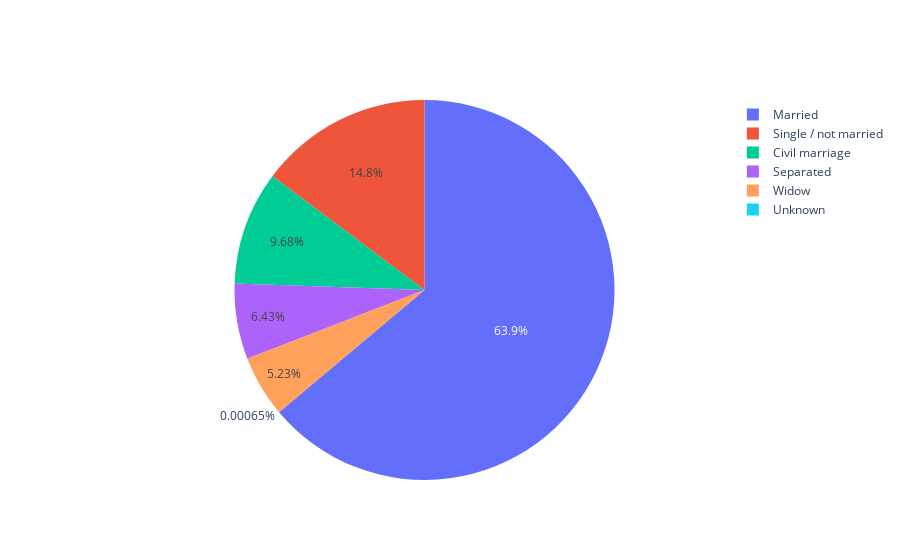

Write notebook code for a chart like this one.
### Markdown cell above
Klien yang memiliki sumber pendapatan dengan bekerja merupakan tipe klien terbanyak diantara yang lainnya. Sementara itu klien dengan tipe sumber pendapatan dari bisnis, cuti hamil, siswa, atau tidak bekerja tidak muncul dalam plot karena jumlah klien yang sangat sedikit yakni kurang dari 50.

### Code cell
# Mengecek Distribusi Status Dalam Keluarga
print('Distribusi Status Klien Dalam Keluarga:\n')
print(app_train.groupby(['NAME_FAMILY_STATUS'])['NAME_FAMILY_STATUS'].count())

# Plot Distribusi Target
temp = app_train['NAME_FAMILY_STATUS'].value_counts()
df = {'data':[
    {'labels': temp.index,
    'values': temp.values,
    'type' : 'pie'}
]}
iplot(df)

### Figure 1 — Plotly figure (JSON) as saved in the notebook; plotly's stock layout.template omitted (floating-point values rounded to 4 significant figures)
{"data": [{"labels": ["Married", "Single / not married", "Civil marriage", "Separated", "Widow", "Unknown"], "type": "pie", "values": [196432, 45444, 29775, 19770, 16088, 2]}], "layout": {}}
